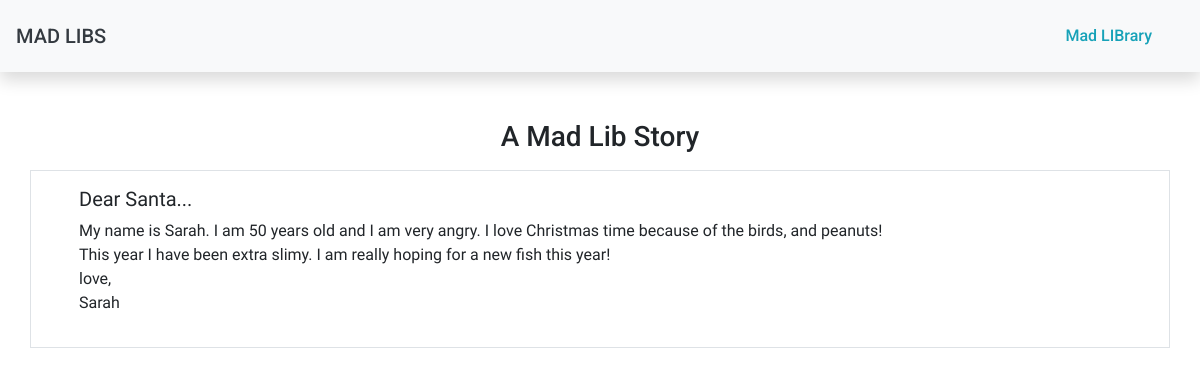
Page /home/santa_result/ on the committed database.
### list/models.py (models this page shows)
class StoryElement(models.Model):
    def __str__(self):
        return self.name
    name =  models.CharField(max_length=100, default="A Mad Lib Story")
    field1 = models.CharField(max_length=500, default="")
    field2 = models.CharField(max_length=200, default="")
    field3 = models.CharField(max_length=200, default="")
    field4 = models.CharField(max_length=200, default="")
    field5 = models.CharField(max_length=200, default="")
    field6 = models.CharField(max_length=200, default="")
    field7 = models.CharField(max_length=200, default="")

### list/views.py (the view)
# urls.py: path('santa_result/', views.santa_result, name="santa_results"),
def santa_result(request):
    results = StoryElement.objects.all().last()
    return render(request, 'list/santa-result.html', {'results': results})

### list/templates/list/santa-result.html
{% extends 'list/base.html' %}
{% block body %}
    <div class="container py-5">
        <div class="row">
            <div class="col pb-2">
                <h3 class="text-center">{{ results }}</h3>
            </div>
        </div>
        <div class="row">
            <div class="col py-3 px-5 border">
                <span class="story">
                    <h5>Dear Santa...</h5>
                <p>
                    My name is {{ results.field1 }}. I am {{ results.field2 }} years old and I am very {{ results.field3 }}.
                    I love Christmas time because of the {{ results.field4 }}, and {{ results.field5 }}! <br>
                    This year I have been extra {{ results.field6 }}. I am really hoping for a new {{ results.field7 }} this year!<br>
                    love,<br>
                    {{ results.field1 }}
                </p>
                </span>
            </div>
        </div>
    </div>
{% endblock %}

### list/static/list/style.css (style rules this page uses)
body { font-family: 'Roboto', sans-serif !important; font-weight: 500 !important; }
.story { font-family: 'Chilanka', cursive !important; }

### rows in the picture
StoryElement: name "A Mad Lib Story", field1 "Sarah", field2 "50", field3 "angry", field4 "birds", field5 "peanuts", field6 "slimy", field7 "fish"
